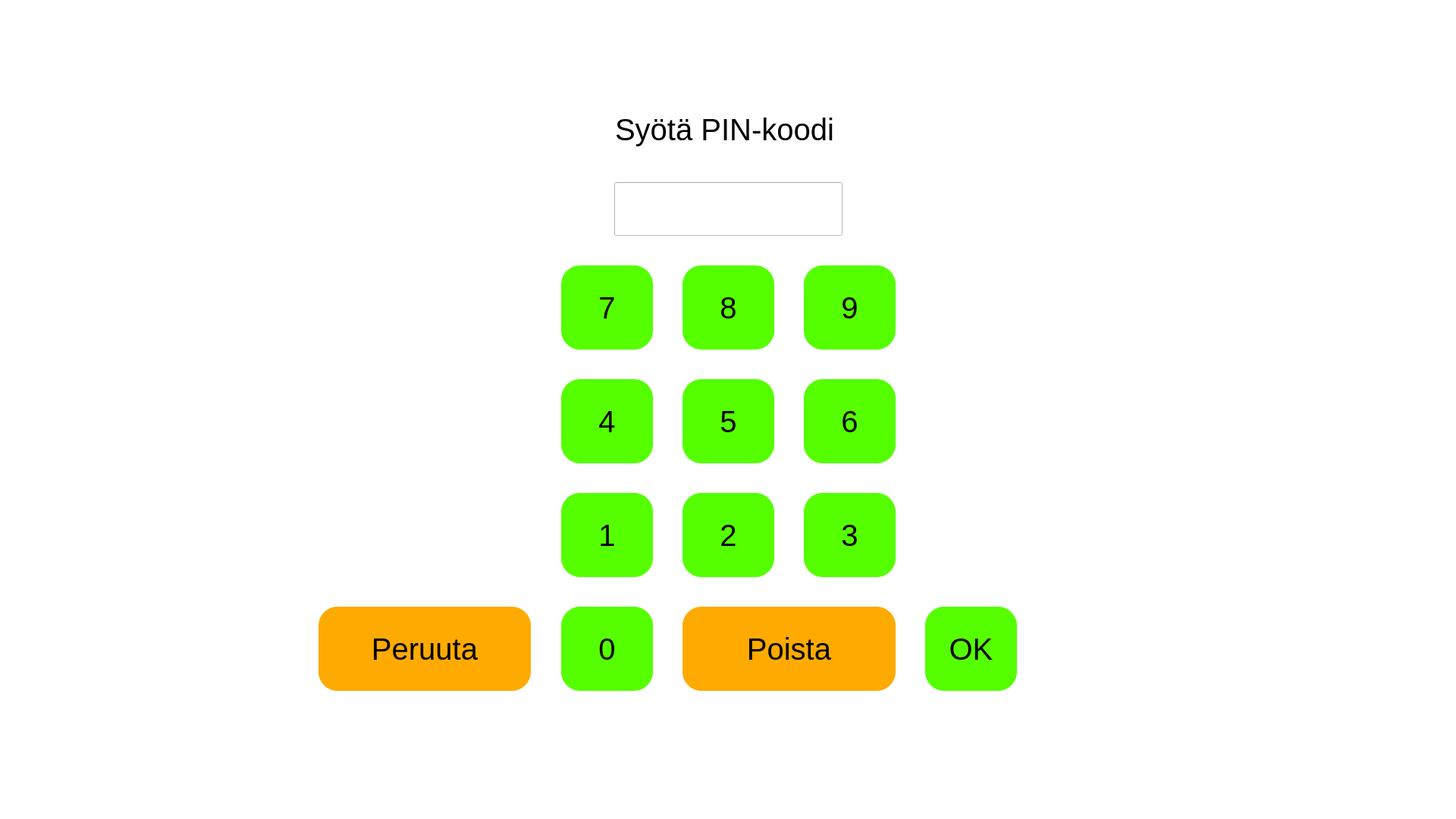
<?xml version="1.0" encoding="UTF-8"?>
<ui version="4.0">
 <class>Dialog</class>
 <widget class="QDialog" name="Dialog">
  <property name="geometry">
   <rect>
    <x>0</x>
    <y>0</y>
    <width>1920</width>
    <height>1080</height>
   </rect>
  </property>
  <property name="windowTitle">
   <string>Dialog</string>
  </property>
  <property name="styleSheet">
   <string notr="true">background-color: rgb(255,255,255)</string>
  </property>
  <widget class="QPushButton" name="pushButton_7">
   <property name="geometry">
    <rect>
     <x>740</x>
     <y>350</y>
     <width>121</width>
     <height>111</height>
    </rect>
   </property>
   <property name="font">
    <font>
     <pointsize>30</pointsize>
    </font>
   </property>
   <property name="styleSheet">
    <string notr="true">background-color:rgb(85, 255, 0);
border-radius: 25px;</string>
   </property>
   <property name="text">
    <string>7</string>
   </property>
  </widget>
  <widget class="QPushButton" name="pushButton_8">
   <property name="geometry">
    <rect>
     <x>900</x>
     <y>350</y>
     <width>121</width>
     <height>111</height>
    </rect>
   </property>
   <property name="font">
    <font>
     <pointsize>30</pointsize>
    </font>
   </property>
   <property name="styleSheet">
    <string notr="true">background-color:rgb(85, 255, 0);
border-radius: 25px;</string>
   </property>
   <property name="text">
    <string>8</string>
   </property>
  </widget>
  <widget class="QPushButton" name="pushButton_9">
   <property name="geometry">
    <rect>
     <x>1060</x>
     <y>350</y>
     <width>121</width>
     <height>111</height>
    </rect>
   </property>
   <property name="sizePolicy">
    <sizepolicy hsizetype="Minimum" vsizetype="Fixed">
     <horstretch>0</horstretch>
     <verstretch>0</verstretch>
    </sizepolicy>
   </property>
   <property name="font">
    <font>
     <pointsize>30</pointsize>
    </font>
   </property>
   <property name="styleSheet">
    <string notr="true">background-color:rgb(85, 255, 0);
border-radius: 25px;</string>
   </property>
   <property name="text">
    <string>9</string>
   </property>
  </widget>
  <widget class="QPushButton" name="pushButton_5">
   <property name="geometry">
    <rect>
     <x>900</x>
     <y>500</y>
     <width>121</width>
     <height>111</height>
    </rect>
   </property>
   <property name="font">
    <font>
     <pointsize>30</pointsize>
    </font>
   </property>
   <property name="styleSheet">
    <string notr="true">background-color:rgb(85, 255, 0);
border-radius: 25px;</string>
   </property>
   <property name="text">
    <string>5</string>
   </property>
  </widget>
  <widget class="QPushButton" name="pushButton_4">
   <property name="geometry">
    <rect>
     <x>740</x>
     <y>500</y>
     <width>121</width>
     <height>111</height>
    </rect>
   </property>
   <property name="font">
    <font>
     <pointsize>30</pointsize>
    </font>
   </property>
   <property name="styleSheet">
    <string notr="true">background-color:rgb(85, 255, 0);
border-radius: 25px;</string>
   </property>
   <property name="text">
    <string>4</string>
   </property>
  </widget>
  <widget class="QPushButton" name="pushButton_6">
   <property name="geometry">
    <rect>
     <x>1060</x>
     <y>500</y>
     <width>121</width>
     <height>111</height>
    </rect>
   </property>
   <property name="font">
    <font>
     <pointsize>30</pointsize>
    </font>
   </property>
   <property name="styleSheet">
    <string notr="true">background-color:rgb(85, 255, 0);
border-radius: 25px;</string>
   </property>
   <property name="text">
    <string>6</string>
   </property>
  </widget>
  <widget class="QPushButton" name="pushButton_1">
   <property name="geometry">
    <rect>
     <x>740</x>
     <y>650</y>
     <width>121</width>
     <height>111</height>
    </rect>
   </property>
   <property name="font">
    <font>
     <pointsize>30</pointsize>
    </font>
   </property>
   <property name="styleSheet">
    <string notr="true">background-color:rgb(85, 255, 0);
border-radius: 25px;</string>
   </property>
   <property name="text">
    <string>1</string>
   </property>
  </widget>
  <widget class="QPushButton" name="pushButton_2">
   <property name="geometry">
    <rect>
     <x>900</x>
     <y>650</y>
     <width>121</width>
     <height>111</height>
    </rect>
   </property>
   <property name="font">
    <font>
     <pointsize>30</pointsize>
    </font>
   </property>
   <property name="styleSheet">
    <string notr="true">background-color:rgb(85, 255, 0);
border-radius: 25px;</string>
   </property>
   <property name="text">
    <string>2</string>
   </property>
  </widget>
  <widget class="QPushButton" name="pushButton_3">
   <property name="geometry">
    <rect>
     <x>1060</x>
     <y>650</y>
     <width>121</width>
     <height>111</height>
    </rect>
   </property>
   <property name="font">
    <font>
     <pointsize>30</pointsize>
    </font>
   </property>
   <property name="styleSheet">
    <string notr="true">background-color:rgb(85, 255, 0);
border-radius: 25px;</string>
   </property>
   <property name="text">
    <string>3</string>
   </property>
  </widget>
  <widget class="QLabel" name="label">
   <property name="geometry">
    <rect>
     <x>760</x>
     <y>140</y>
     <width>391</width>
     <height>61</height>
    </rect>
   </property>
   <property name="font">
    <font>
     <pointsize>30</pointsize>
    </font>
   </property>
   <property name="text">
    <string>Syötä PIN-koodi</string>
   </property>
   <property name="scaledContents">
    <bool>false</bool>
   </property>
   <property name="alignment">
    <set>Qt::AlignCenter</set>
   </property>
  </widget>
  <widget class="QLineEdit" name="lineEdit">
   <property name="enabled">
    <bool>false</bool>
   </property>
   <property name="geometry">
    <rect>
     <x>810</x>
     <y>240</y>
     <width>301</width>
     <height>71</height>
    </rect>
   </property>
   <property name="font">
    <font>
     <pointsize>30</pointsize>
    </font>
   </property>
   <property name="maxLength">
    <number>4</number>
   </property>
  </widget>
  <widget class="QPushButton" name="pushButton_0">
   <property name="geometry">
    <rect>
     <x>740</x>
     <y>800</y>
     <width>121</width>
     <height>111</height>
    </rect>
   </property>
   <property name="font">
    <font>
     <pointsize>30</pointsize>
    </font>
   </property>
   <property name="styleSheet">
    <string notr="true">background-color:rgb(85, 255, 0);
border-radius: 25px;</string>
   </property>
   <property name="text">
    <string>0</string>
   </property>
  </widget>
  <widget class="QPushButton" name="pushButton_Poista">
   <property name="geometry">
    <rect>
     <x>900</x>
     <y>800</y>
     <width>281</width>
     <height>111</height>
    </rect>
   </property>
   <property name="font">
    <font>
     <pointsize>30</pointsize>
    </font>
   </property>
   <property name="styleSheet">
    <string notr="true">background-color: rgb(255, 170, 0);
border-radius: 25px;</string>
   </property>
   <property name="text">
    <string>Poista</string>
   </property>
  </widget>
  <widget class="QPushButton" name="pushButton_ok">
   <property name="geometry">
    <rect>
     <x>1220</x>
     <y>800</y>
     <width>121</width>
     <height>111</height>
    </rect>
   </property>
   <property name="font">
    <font>
     <pointsize>30</pointsize>
    </font>
   </property>
   <property name="styleSheet">
    <string notr="true">background-color:rgb(85, 255, 0);
border-radius: 25px;</string>
   </property>
   <property name="text">
    <string>OK</string>
   </property>
  </widget>
  <widget class="QPushButton" name="pushButton_peruuta">
   <property name="geometry">
    <rect>
     <x>420</x>
     <y>800</y>
     <width>280</width>
     <height>111</height>
    </rect>
   </property>
   <property name="font">
    <font>
     <pointsize>30</pointsize>
    </font>
   </property>
   <property name="styleSheet">
    <string notr="true">background-color: rgb(255, 170, 0);
border-radius: 25px;</string>
   </property>
   <property name="text">
    <string>Peruuta</string>
   </property>
  </widget>
 </widget>
 <resources/>
 <connections/>
</ui>
